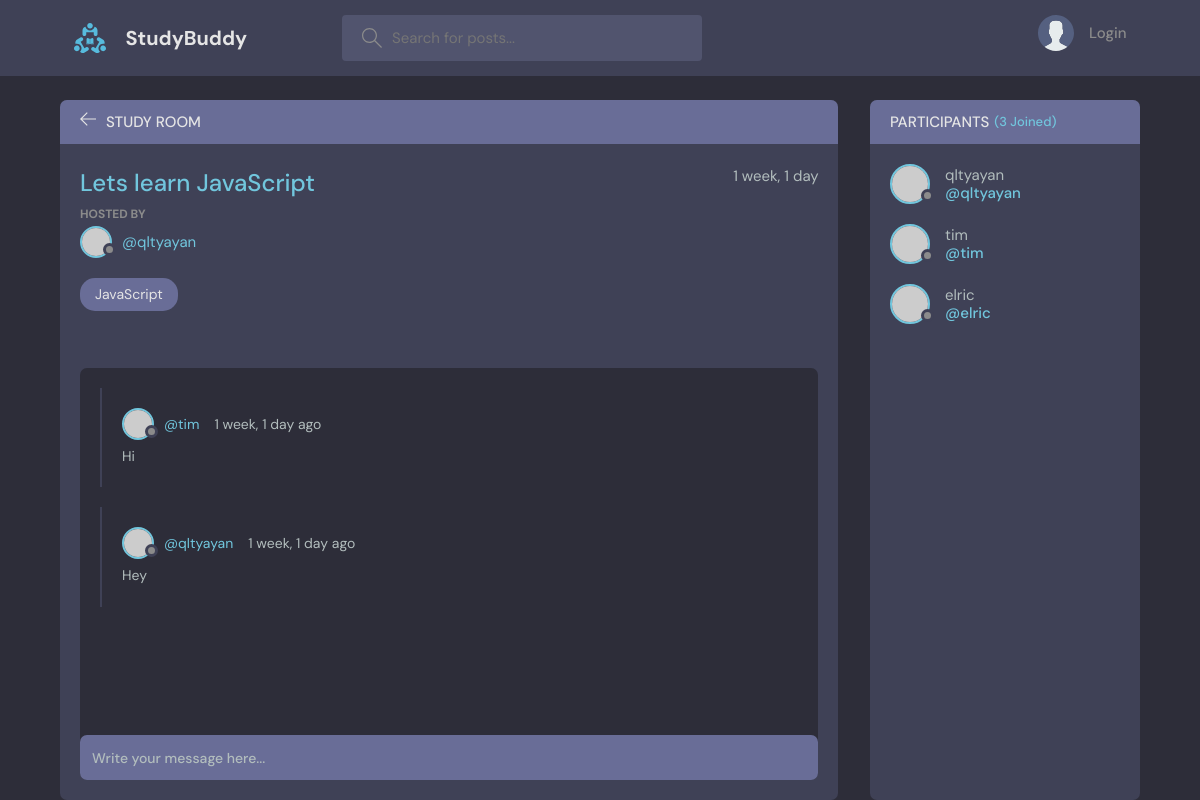
The page /room/1/ on the database its author committed.
### base/models.py (models this page shows, shortened)
class Room(models.Model):
    host =  models.ForeignKey(User, on_delete = models.SET_NULL, null=True)
    topic = models.ForeignKey(Topic, on_delete = models.SET_NULL, null=True)
    name = models.CharField(max_length=200)
    description = models.TextField(null=True, blank=True)
    participants = models.ManyToManyField(User, related_name='participants', blank=True)
    update = models.DateTimeField(auto_now=True) # will be used in the class Meta
    created = models.DateTimeField(auto_now_add=True) # will be used in the class Meta
    class Meta:
        ordering = ['-update', '-created'] #with "-" means updated order

class Topic(models.Model):
    name=models.CharField(max_length=200)
    def __str__ (self):
        return self.name

class Message(models.Model):
    user = models.ForeignKey(User,on_delete=models.CASCADE)
    room =  models.ForeignKey(Room, on_delete=models.CASCADE)
    body = models.TextField()
    update = models.DateTimeField(auto_now=True) # latest update timestamp
    created = models.DateTimeField(auto_now_add=True) # time of creation
    class Meta:
        ordering = ['-update', '-created'] #with "-" means updated order

### base/views.py (the view, shortened to what this page needs)
# urls.py: path('room/<str:pk>/', views.room, name='room'),  #pk is a variable that will be passed to the view
def room(request, pk):
    room = Room.objects.get(id=pk)
    room_messages = room.message_set.all().order_by('-created')  #-created to get the latest messages first
    participants = room.participants.all()
    context = {'room': room, 'room_messages':room_messages, 'participants':participants}
    return render(request, 'base/room.html', context)

### base/templates/base/room.html (shortened to what this page needs)
{% extends 'main.html' %}
{% block content %}
<main class="profile-page layout layout--2">
    <div class="container">
        <div class="room">
            <div class="room__top">
                <div class="room__topLeft">
                    <a href="{% url 'home' %}">
                        <svg version="1.1" xmlns="http://www.w3.org/2000/svg" width="32" height="32"
                            viewBox="0 0 32 32">
                            <title>arrow-left</title>
                            <path
                                d="M13.723 2.286l-13.723 13.714 13.719 13.714 1.616-1.611-10.96-10.96h27.625v-2.286h-27.625l10.965-10.965-1.616-1.607z">
                            </path>
                        </svg>
                    </a>
                    <h3>Study Room</h3>
                </div>
            </div>
            <div class="room__box scroll">
                <div class="room__header scroll">
                    <div class="room__info">
                        <h3>{{room.name}}</h3>
                        <span>{{room.created|timesince}}</span>
                    </div>
                    <div class="room__hosted">
                        <p>Hosted By</p>
                        <a href="{% url 'user-profile' room.host.id %}" class="room__author">
                            <div class="avatar avatar--small">
                                <img src="https://randomuser.me/api/portraits/men/37.jpg" />
                            </div>
                            <span>@{{room.host.username}}</span>
                        </a>
                    </div>
                    <span class="room__topics">{{room.topic}}</span>
                </div>
                <div class="room__conversation">
                    <div class="threads scroll">
                        {% for message in room_messages %}
                        <div class="thread">
                            <div class="thread__top">
                                <div class="thread__author">
                                    <a href="{% url 'user-profile' message.user.id %}" class="thread__authorInfo">
                                        <div class="avatar avatar--small">
                                            <img src="https://randomuser.me/api/portraits/men/37.jpg" />
                                        </div>
                                        <span>@{{message.user.username}}</span>
                                    </a>
                                    <span class="thread__date">{{message.created|timesince}} ago</span>
                                </div>
                            </div>
                            <div class="thread__details">
                                {{message.body}}
                            </div>
                        </div>
                        {% endfor %}
                    </div>
                </div>
            </div>
            <div class="room__message">
                <form action="#"><input name="" placeholder="Write your message here..." /></form>
            </div>
        </div>
        <div class="participants">
            <h3 class="participants__top">Participants <span>({{room.participants.all.count}} Joined)</span></h3>
            <div class="participants__list scroll">
                {% for user in participants %}
                <a href="{% url 'user-profile' room.host.id %}" class="participant">
                    <div class="avatar avatar--medium">
                        <img src="https://randomuser.me/api/portraits/men/37.jpg" />
                    </div>
                    <p>
                        {{user.username}}
                        <span>@{{user.username}}</span>
                    </p>
                </a>
                {% endfor %}
            </div>
        </div>
    </div>
</main>
{% endblock content %}

### rows shown on the page
Room: name "Lets learn JavaScript", created "1 week, 1 day", host.username "qltyayan", topic "JavaScript", participants.all.count "3"
Message: user.username "tim", created "1 week, 1 day", body "Hi"
Message: user.username "qltyayan", created "1 week, 1 day", body "Hey"

### other values the page prints
{{ user.username }} "qltyayan"
{{ user.username }} "tim"
{{ user.username }} "elric"
